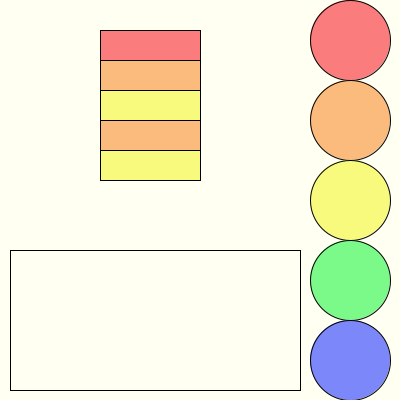
Frame 1 (no input)
Frame 60 (the mouse pressed at the canvas centre just before this capture): identical to frame 1, image omitted
Frame 120 (the mouse held since frame 60 and released just before this capture): identical to frame 1, image omitted

The Processing sketch that drew this single still picture (run headless with seeded random() and noise(); from frame 60 on, the mouse is pressed at the canvas centre):

// Processing sketch: week11_4_3_mad_cooking_mouse_select_food_drag
// ── week11_4_3_mad_cooking_mouse_select_food_drag.pde
//step02-2_瘋狂做菜_5種料理放不同的素材,有食譜,要照順序做菜
//Step01: 食譜, 畫出食譜 (陣列,順序/色彩、答案)
//Step02: 畫出食材的盤子
//Step03: 用drag的方法,把右方的食物,拖到下方的料理區
void setup(){
  size(400,400);
}
int []book={0,1,2,1,2};
color[]bookC={#FA7C7C, #FABB7C, #F7FA7C, #7CFA89, #7C87FA};
void draw_material_dish(){
  for(int i=0; i<5; i++){
    int c = i;
    fill( bookC[c] );
    ellipse( 350, 40+80*i, 80, 80);
  }
}
void draw(){
  background(#FFFFF2);
  for(int i=0; i<5; i++){
    int c = book[i];
    fill( bookC [c] );
    rect(100, 30+i*30, 100,30);
  }
  draw_material_dish();//masterial材料
  
  noFill();
  rect(10, 250, 290,140);//料理區
  
  if(mousePressed && selected != -1 ){
    fill( bookC[selected] );
    ellipse( mouseX,mouseY, 20, 20);
  }
}
int selected=-1;
void mousePressed(){
  int select=-1;
  for(int i=0; i<5; i++){
    if( dist(mouseX,mouseY, 350, 40+80*i)<40 ) select=i;
  }
  if(select!=-1) selected=select;
}
void mouseReleased(){
  if( 10<mouseX && mouseX<10+290 && 290<mouseY && mouseY<290+140 ){
    background( bookC[selected] );
  }
}//rect(10, 250, 290,140);//料理區
